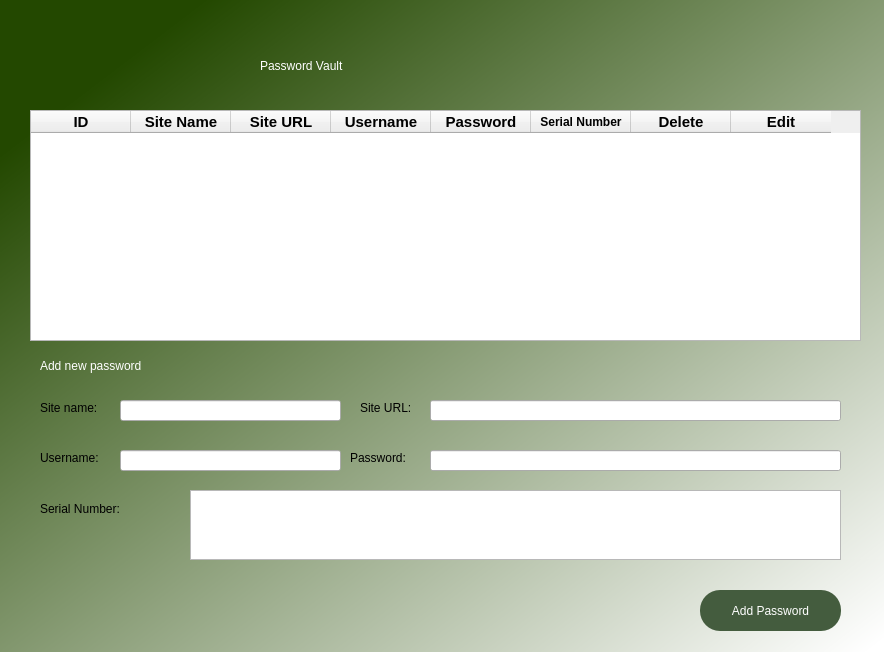
<?xml version="1.0" encoding="UTF-8"?>
<ui version="4.0">
 <class>Dialog</class>
 <widget class="QDialog" name="Dialog">
  <property name="geometry">
   <rect>
    <x>0</x>
    <y>0</y>
    <width>884</width>
    <height>652</height>
   </rect>
  </property>
  <property name="windowTitle">
   <string>Dialog</string>
  </property>
  <property name="styleSheet">
   <string notr="true">QDialog#Dialog{
background-color:qlineargradient(spread:pad, x1:0.103448, y1:0.130682, x2:0.990148, y2:0.988636, stop:0 rgba(35, 72, 0, 255), stop:1 rgba(255, 255, 255, 255));}</string>
  </property>
  <widget class="QLabel" name="label">
   <property name="geometry">
    <rect>
     <x>260</x>
     <y>40</y>
     <width>351</width>
     <height>51</height>
    </rect>
   </property>
   <property name="styleSheet">
    <string notr="true">font: 75 36pt &quot;Arial&quot;; color: rgb(255, 255, 255)</string>
   </property>
   <property name="text">
    <string>Password Vault</string>
   </property>
  </widget>
  <widget class="QLabel" name="errmsg">
   <property name="geometry">
    <rect>
     <x>70</x>
     <y>180</y>
     <width>211</width>
     <height>20</height>
    </rect>
   </property>
   <property name="styleSheet">
    <string notr="true">color: rgb(255, 27, 24);
font: 14pt &quot;.AppleSystemUIFont&quot;;</string>
   </property>
   <property name="text">
    <string/>
   </property>
  </widget>
  <widget class="QTableWidget" name="tableWidget">
   <property name="enabled">
    <bool>true</bool>
   </property>
   <property name="geometry">
    <rect>
     <x>30</x>
     <y>110</y>
     <width>831</width>
     <height>231</height>
    </rect>
   </property>
   <property name="tabKeyNavigation">
    <bool>true</bool>
   </property>
   <column>
    <property name="text">
     <string>ID</string>
    </property>
    <property name="font">
     <font>
      <pointsize>11</pointsize>
      <weight>75</weight>
      <bold>true</bold>
     </font>
    </property>
   </column>
   <column>
    <property name="text">
     <string>Site Name</string>
    </property>
    <property name="font">
     <font>
      <pointsize>11</pointsize>
      <weight>75</weight>
      <bold>true</bold>
     </font>
    </property>
   </column>
   <column>
    <property name="text">
     <string>Site URL</string>
    </property>
    <property name="font">
     <font>
      <pointsize>11</pointsize>
      <weight>75</weight>
      <bold>true</bold>
     </font>
    </property>
   </column>
   <column>
    <property name="text">
     <string>Username</string>
    </property>
    <property name="font">
     <font>
      <pointsize>11</pointsize>
      <weight>75</weight>
      <bold>true</bold>
     </font>
    </property>
   </column>
   <column>
    <property name="text">
     <string>Password</string>
    </property>
    <property name="font">
     <font>
      <pointsize>11</pointsize>
      <weight>75</weight>
      <bold>true</bold>
     </font>
    </property>
   </column>
   <column>
    <property name="text">
     <string>Serial Number</string>
    </property>
    <property name="font">
     <font>
      <weight>75</weight>
      <bold>true</bold>
     </font>
    </property>
   </column>
   <column>
    <property name="text">
     <string>Delete</string>
    </property>
    <property name="font">
     <font>
      <pointsize>11</pointsize>
      <weight>75</weight>
      <bold>true</bold>
     </font>
    </property>
   </column>
   <column>
    <property name="text">
     <string>Edit</string>
    </property>
    <property name="font">
     <font>
      <pointsize>11</pointsize>
      <weight>75</weight>
      <bold>true</bold>
     </font>
    </property>
   </column>
  </widget>
  <widget class="QLabel" name="label_2">
   <property name="geometry">
    <rect>
     <x>40</x>
     <y>350</y>
     <width>231</width>
     <height>31</height>
    </rect>
   </property>
   <property name="styleSheet">
    <string notr="true">font: 75 20pt &quot;Arial&quot;; color: rgb(255, 255, 255)</string>
   </property>
   <property name="text">
    <string>Add new password</string>
   </property>
  </widget>
  <widget class="QLabel" name="label_3">
   <property name="geometry">
    <rect>
     <x>40</x>
     <y>400</y>
     <width>71</width>
     <height>16</height>
    </rect>
   </property>
   <property name="text">
    <string>Site name:</string>
   </property>
  </widget>
  <widget class="QLineEdit" name="siteName">
   <property name="geometry">
    <rect>
     <x>120</x>
     <y>400</y>
     <width>221</width>
     <height>21</height>
    </rect>
   </property>
  </widget>
  <widget class="QLabel" name="label_4">
   <property name="geometry">
    <rect>
     <x>360</x>
     <y>400</y>
     <width>60</width>
     <height>16</height>
    </rect>
   </property>
   <property name="text">
    <string>Site URL:</string>
   </property>
  </widget>
  <widget class="QLineEdit" name="siteUrl">
   <property name="geometry">
    <rect>
     <x>430</x>
     <y>400</y>
     <width>411</width>
     <height>21</height>
    </rect>
   </property>
  </widget>
  <widget class="QLabel" name="label_5">
   <property name="geometry">
    <rect>
     <x>40</x>
     <y>450</y>
     <width>71</width>
     <height>16</height>
    </rect>
   </property>
   <property name="text">
    <string>Username:</string>
   </property>
  </widget>
  <widget class="QLineEdit" name="userName">
   <property name="geometry">
    <rect>
     <x>120</x>
     <y>450</y>
     <width>221</width>
     <height>21</height>
    </rect>
   </property>
  </widget>
  <widget class="QLabel" name="label_6">
   <property name="geometry">
    <rect>
     <x>350</x>
     <y>450</y>
     <width>71</width>
     <height>16</height>
    </rect>
   </property>
   <property name="text">
    <string>Password:</string>
   </property>
  </widget>
  <widget class="QLineEdit" name="passWord">
   <property name="geometry">
    <rect>
     <x>430</x>
     <y>450</y>
     <width>411</width>
     <height>21</height>
    </rect>
   </property>
  </widget>
  <widget class="QPushButton" name="addButton">
   <property name="geometry">
    <rect>
     <x>700</x>
     <y>590</y>
     <width>141</width>
     <height>41</height>
    </rect>
   </property>
   <property name="styleSheet">
    <string notr="true">border-radius: 20%;
background-color: rgb(68, 92, 62);
color: #fff</string>
   </property>
   <property name="text">
    <string>Add Password</string>
   </property>
  </widget>
  <widget class="QLabel" name="lblSerialNumber">
   <property name="geometry">
    <rect>
     <x>40</x>
     <y>500</y>
     <width>111</width>
     <height>17</height>
    </rect>
   </property>
   <property name="text">
    <string>Serial Number:</string>
   </property>
  </widget>
  <widget class="QPlainTextEdit" name="plainTextEdit">
   <property name="geometry">
    <rect>
     <x>190</x>
     <y>490</y>
     <width>651</width>
     <height>70</height>
    </rect>
   </property>
  </widget>
 </widget>
 <resources/>
 <connections/>
</ui>
